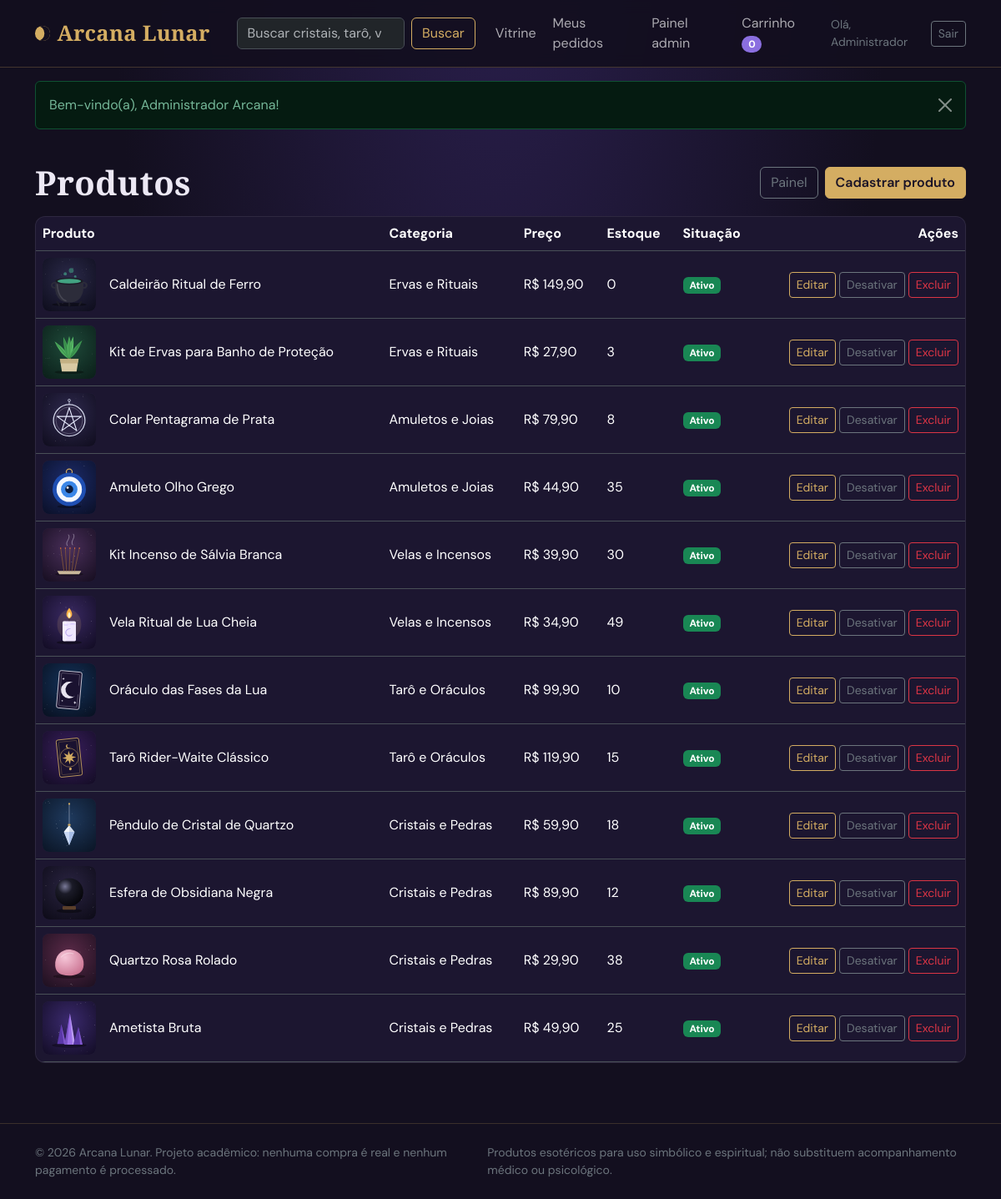
/admin/produtos.php (signed in), run on the app's committed database.
### tables this page shows
CREATE TABLE produtos (
    id            INT UNSIGNED NOT NULL AUTO_INCREMENT,
    categoria_id  INT UNSIGNED NOT NULL,
    nome          VARCHAR(150) NOT NULL,
    descricao     TEXT NOT NULL,
    preco         DECIMAL(10,2) NOT NULL,
    estoque       INT UNSIGNED NOT NULL DEFAULT 0,
    imagem        VARCHAR(255) NULL,
    ativo         TINYINT(1) NOT NULL DEFAULT 1,
    criado_em     TIMESTAMP NOT NULL DEFAULT CURRENT_TIMESTAMP,
    PRIMARY KEY (id),
    KEY idx_produtos_categoria (categoria_id),
    KEY idx_produtos_ativo (ativo),
    CONSTRAINT fk_produtos_categoria FOREIGN KEY (categoria_id)
        REFERENCES categorias (id) ON UPDATE CASCADE ON DELETE RESTRICT,
    CONSTRAINT ck_produtos_preco CHECK (preco >= 0)
);

CREATE TABLE categorias (
    id         INT UNSIGNED NOT NULL AUTO_INCREMENT,
    nome       VARCHAR(80) NOT NULL,
    descricao  VARCHAR(255) NULL,
    PRIMARY KEY (id),
    UNIQUE KEY uq_categorias_nome (nome)
);

### includes/helpers.php (called while the page is built, shortened)
<?php
function e($valor): string
{
    return htmlspecialchars((string) $valor, ENT_QUOTES | ENT_SUBSTITUTE, 'UTF-8');
}
function url(string $caminho = ''): string
{
    return BASE_URL . '/' . ltrim($caminho, '/');
}
function para_centavos($valor): int
{
    return (int) round(((float) $valor) * 100);
}
function moeda_centavos(int $centavos): string
{
    return 'R$ ' . number_format($centavos / 100, 2, ',', '.');
}
function moeda($valor): string
{
    return moeda_centavos(para_centavos($valor));
}
function imagem_url(?string $caminho): string
{
    return url($caminho);
}

### admin/produtos.php (the view, shortened to what this page needs)
<?php
$pdo = db();
$produtos = $pdo->query(
    'SELECT p.id, p.nome, p.preco, p.estoque, p.imagem, p.ativo, c.nome AS categoria
       FROM produtos p
       JOIN categorias c ON c.id = p.categoria_id
      ORDER BY p.id DESC'
)->fetchAll();
require __DIR__ . '/../includes/header.php';
?>
<div class="container py-4">
    <div class="d-flex flex-wrap justify-content-between align-items-center gap-2 mb-3">
        <h1 class="mb-0">Produtos</h1>
        <div class="d-flex gap-2">
            <a class="btn btn-outline-secondary" href="<?= e(url('admin/index.php')) ?>">Painel</a>
            <a class="btn btn-ouro" href="<?= e(url('admin/produto_form.php')) ?>">Cadastrar produto</a>
        </div>
    </div>
    <div class="painel p-0 table-responsive">
        <table class="table align-middle mb-0">
            <thead><tr><th scope="col">Produto</th><th scope="col">Categoria</th><th scope="col">Preço</th><th scope="col">Estoque</th><th scope="col">Situação</th><th scope="col" class="text-end">Ações</th></tr></thead>
            <tbody>
            <?php foreach ($produtos as $p): ?>
                <tr>
                    <td><div class="d-flex align-items-center gap-3"><img class="img-mini" src="<?= e(imagem_url($p['imagem'])) ?>" alt=""><span><?= e($p['nome']) ?></span></div></td>
                    <td><?= e($p['categoria']) ?></td>
                    <td><?= e(moeda($p['preco'])) ?></td>
                    <td><?= (int) $p['estoque'] ?></td>
                    <td><?= (int) $p['ativo'] === 1 ? '<span class="badge text-bg-success">Ativo</span>' : '<span class="badge text-bg-secondary">Desativado</span>' ?></td>
                    <td class="text-end">
                        <div class="d-inline-flex gap-1 flex-wrap justify-content-end">
                            <a class="btn btn-sm btn-outline-ouro" href="<?= e(url('admin/produto_form.php?id=' . (int) $p['id'])) ?>">Editar</a>
                            <form method="post" action="<?= e(url('admin/produtos.php')) ?>">
                                <button class="btn btn-sm btn-outline-secondary" type="submit"><?= (int) $p['ativo'] === 1 ? 'Desativar' : 'Ativar' ?></button>
                            </form>
                            <form method="post" action="<?= e(url('admin/produtos.php')) ?>" data-confirm="Excluir &quot;<?= e($p['nome']) ?>&quot;? Se já houver pedidos com ele, será apenas desativado.">
                                <button class="btn btn-sm btn-outline-danger" type="submit">Excluir</button>
                            </form>
                        </div>
                    </td>
                </tr>
            <?php endforeach; ?>
            </tbody>
        </table>
    </div>
</div>
<?php require __DIR__ . '/../includes/footer.php'; ?>

### assets/css/style.css (style rules this page uses)
:root { --noite: #130f1f; --noite-2: #1c1630; --nevoa: #2b2245; --ametista: #8b6fe0; --ouro: #d4ad62; --ouro-escuro: #b38d45; --lua: #ece8f4; --quartzo: #e3a8bd; --fonte-titulo: "Cormorant Garamond", Georgia, "Times New Roman", serif; --fonte-texto: "DM Sans", system-ui, -apple-system, "Segoe UI", Roboto, sans-serif; }
body { font-family: var(--fonte-texto); background: radial-gradient(ellipse at 50% -10%, #2a1f4d 0%, var(--noite) 55%) fixed; color: var(--lua); min-height: 100vh; display: flex; flex-direction: column; }
h1, h2, h3, h4, .titulo-arcano, .marca { font-family: var(--fonte-titulo); letter-spacing: .01em; }
h1, h2, h3 { font-weight: 700; }
.btn-ouro { background: var(--ouro); border-color: var(--ouro); color: #1a1326; font-weight: 600; }
.btn-outline-ouro { color: var(--ouro); border-color: var(--ouro); }
a { color: var(--ouro); }
.painel { background: var(--noite-2); border: 1px solid rgba(255, 255, 255, .08); border-radius: .75rem; padding: 1.5rem; }
.img-mini { width: 64px; height: 64px; object-fit: cover; border-radius: .5rem; background: var(--nevoa); }
.table { --bs-table-bg: transparent; }

### data on the page
produtos: imagem (picture), nome "Caldeirão Ritual de Ferro", categoria.nome "Ervas e Rituais", preco "R$ 149,90", estoque "0", ativo "Ativo"
produtos: imagem (picture), nome "Kit de Ervas para Banho de Proteção", categoria.nome "Ervas e Rituais", preco "R$ 27,90", estoque "3", ativo "Ativo"
produtos: imagem (picture), nome "Colar Pentagrama de Prata", categoria.nome "Amuletos e Joias", preco "R$ 79,90", estoque "8", ativo "Ativo"
produtos: imagem (picture), nome "Amuleto Olho Grego", categoria.nome "Amuletos e Joias", preco "R$ 44,90", estoque "35", ativo "Ativo"
produtos: imagem (picture), nome "Kit Incenso de Sálvia Branca", categoria.nome "Velas e Incensos", preco "R$ 39,90", estoque "30", ativo "Ativo"
produtos: imagem (picture), nome "Vela Ritual de Lua Cheia", categoria.nome "Velas e Incensos", preco "R$ 34,90", estoque "49", ativo "Ativo"
produtos: imagem (picture), nome "Oráculo das Fases da Lua", categoria.nome "Tarô e Oráculos", preco "R$ 99,90", estoque "10", ativo "Ativo"
produtos: imagem (picture), nome "Tarô Rider-Waite Clássico", categoria.nome "Tarô e Oráculos", preco "R$ 119,90", estoque "15", ativo "Ativo"
produtos: imagem (picture), nome "Pêndulo de Cristal de Quartzo", categoria.nome "Cristais e Pedras", preco "R$ 59,90", estoque "18", ativo "Ativo"
produtos: imagem (picture), nome "Esfera de Obsidiana Negra", categoria.nome "Cristais e Pedras", preco "R$ 89,90", estoque "12", ativo "Ativo"
produtos: imagem (picture), nome "Quartzo Rosa Rolado", categoria.nome "Cristais e Pedras", preco "R$ 29,90", estoque "38", ativo "Ativo"
produtos: imagem (picture), nome "Ametista Bruta", categoria.nome "Cristais e Pedras", preco "R$ 49,90", estoque "25", ativo "Ativo"

### other printed values
APP_NOME "Arcana Lunar"
$qtdCarrinho "0"
explode(' ', $usuario['nome'])[0] "Administrador"
$f['msg'] "Bem-vindo(a), Administrador Arcana!"
